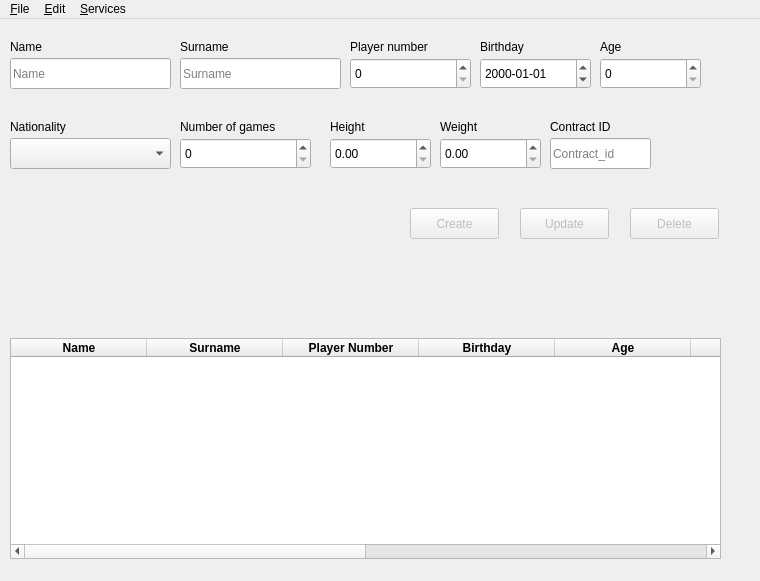
<?xml version="1.0" encoding="UTF-8"?>
<ui version="4.0">
 <class>MainWindow</class>
 <widget class="QMainWindow" name="MainWindow">
  <property name="geometry">
   <rect>
    <x>0</x>
    <y>0</y>
    <width>760</width>
    <height>581</height>
   </rect>
  </property>
  <property name="windowTitle">
   <string>MainWindow</string>
  </property>
  <property name="styleSheet">
   <string notr="true"/>
  </property>
  <widget class="QWidget" name="centralwidget">
   <widget class="QStackedWidget" name="stackedWidget">
    <property name="geometry">
     <rect>
      <x>0</x>
      <y>9</y>
      <width>741</width>
      <height>541</height>
     </rect>
    </property>
    <property name="currentIndex">
     <number>2</number>
    </property>
    <widget class="QWidget" name="home_page"/>
    <widget class="QWidget" name="clubM_page">
     <widget class="QLineEdit" name="line_name">
      <property name="geometry">
       <rect>
        <x>20</x>
        <y>20</y>
        <width>161</width>
        <height>31</height>
       </rect>
      </property>
      <property name="placeholderText">
       <string>Name</string>
      </property>
     </widget>
     <widget class="QLineEdit" name="line_surname">
      <property name="geometry">
       <rect>
        <x>190</x>
        <y>20</y>
        <width>151</width>
        <height>31</height>
       </rect>
      </property>
      <property name="placeholderText">
       <string>Surname</string>
      </property>
     </widget>
     <widget class="QDateEdit" name="dateEdit">
      <property name="geometry">
       <rect>
        <x>500</x>
        <y>20</y>
        <width>111</width>
        <height>31</height>
       </rect>
      </property>
      <property name="displayFormat">
       <string>yyyy-MM-dd</string>
      </property>
     </widget>
     <widget class="QComboBox" name="countriesBox">
      <property name="geometry">
       <rect>
        <x>350</x>
        <y>20</y>
        <width>141</width>
        <height>31</height>
       </rect>
      </property>
      <property name="currentText">
       <string/>
      </property>
     </widget>
     <widget class="QLineEdit" name="line_prestige">
      <property name="geometry">
       <rect>
        <x>620</x>
        <y>20</y>
        <width>113</width>
        <height>31</height>
       </rect>
      </property>
      <property name="placeholderText">
       <string>Prestige</string>
      </property>
     </widget>
     <widget class="QPushButton" name="createButton">
      <property name="enabled">
       <bool>false</bool>
      </property>
      <property name="geometry">
       <rect>
        <x>420</x>
        <y>80</y>
        <width>89</width>
        <height>31</height>
       </rect>
      </property>
      <property name="text">
       <string>Create</string>
      </property>
     </widget>
     <widget class="QPushButton" name="deleteButton">
      <property name="enabled">
       <bool>false</bool>
      </property>
      <property name="geometry">
       <rect>
        <x>640</x>
        <y>80</y>
        <width>89</width>
        <height>31</height>
       </rect>
      </property>
      <property name="text">
       <string>Delete</string>
      </property>
     </widget>
     <widget class="QPushButton" name="updateButton">
      <property name="enabled">
       <bool>false</bool>
      </property>
      <property name="geometry">
       <rect>
        <x>530</x>
        <y>80</y>
        <width>89</width>
        <height>31</height>
       </rect>
      </property>
      <property name="text">
       <string>Update</string>
      </property>
     </widget>
     <widget class="QTableWidget" name="ClubM_table">
      <property name="geometry">
       <rect>
        <x>40</x>
        <y>180</y>
        <width>681</width>
        <height>321</height>
       </rect>
      </property>
      <property name="sizeAdjustPolicy">
       <enum>QAbstractScrollArea::AdjustToContentsOnFirstShow</enum>
      </property>
      <property name="editTriggers">
       <set>QAbstractItemView::NoEditTriggers</set>
      </property>
      <property name="selectionBehavior">
       <enum>QAbstractItemView::SelectRows</enum>
      </property>
      <property name="showGrid">
       <bool>true</bool>
      </property>
      <property name="sortingEnabled">
       <bool>true</bool>
      </property>
      <attribute name="horizontalHeaderVisible">
       <bool>false</bool>
      </attribute>
      <attribute name="horizontalHeaderDefaultSectionSize">
       <number>136</number>
      </attribute>
      <attribute name="horizontalHeaderHighlightSections">
       <bool>true</bool>
      </attribute>
      <attribute name="verticalHeaderDefaultSectionSize">
       <number>40</number>
      </attribute>
      <column>
       <property name="text">
        <string>Name</string>
       </property>
       <property name="font">
        <font>
         <weight>75</weight>
         <bold>true</bold>
        </font>
       </property>
      </column>
      <column>
       <property name="text">
        <string>Surname</string>
       </property>
       <property name="font">
        <font>
         <weight>75</weight>
         <bold>true</bold>
        </font>
       </property>
      </column>
      <column>
       <property name="text">
        <string>Nationality</string>
       </property>
       <property name="font">
        <font>
         <weight>75</weight>
         <bold>true</bold>
        </font>
       </property>
      </column>
      <column>
       <property name="text">
        <string>Birthday</string>
       </property>
       <property name="font">
        <font>
         <weight>75</weight>
         <bold>true</bold>
        </font>
       </property>
      </column>
      <column>
       <property name="text">
        <string>Prestige</string>
       </property>
       <property name="font">
        <font>
         <weight>75</weight>
         <bold>true</bold>
        </font>
       </property>
      </column>
     </widget>
    </widget>
    <widget class="QWidget" name="coach_page">
     <widget class="QPushButton" name="createButton_2">
      <property name="enabled">
       <bool>false</bool>
      </property>
      <property name="geometry">
       <rect>
        <x>410</x>
        <y>180</y>
        <width>89</width>
        <height>31</height>
       </rect>
      </property>
      <property name="text">
       <string>Create</string>
      </property>
     </widget>
     <widget class="QPushButton" name="updateButton_2">
      <property name="enabled">
       <bool>false</bool>
      </property>
      <property name="geometry">
       <rect>
        <x>520</x>
        <y>180</y>
        <width>89</width>
        <height>31</height>
       </rect>
      </property>
      <property name="text">
       <string>Update</string>
      </property>
     </widget>
     <widget class="QPushButton" name="deleteButton_2">
      <property name="enabled">
       <bool>false</bool>
      </property>
      <property name="geometry">
       <rect>
        <x>630</x>
        <y>180</y>
        <width>89</width>
        <height>31</height>
       </rect>
      </property>
      <property name="text">
       <string>Delete</string>
      </property>
     </widget>
     <widget class="QLineEdit" name="line_name_pl">
      <property name="geometry">
       <rect>
        <x>10</x>
        <y>30</y>
        <width>161</width>
        <height>31</height>
       </rect>
      </property>
      <property name="placeholderText">
       <string>Name</string>
      </property>
     </widget>
     <widget class="QLineEdit" name="line_surname_pl">
      <property name="geometry">
       <rect>
        <x>180</x>
        <y>30</y>
        <width>161</width>
        <height>31</height>
       </rect>
      </property>
      <property name="placeholderText">
       <string>Surname</string>
      </property>
     </widget>
     <widget class="QTableWidget" name="ClubM_table_2">
      <property name="geometry">
       <rect>
        <x>10</x>
        <y>310</y>
        <width>711</width>
        <height>221</height>
       </rect>
      </property>
      <property name="sizeAdjustPolicy">
       <enum>QAbstractScrollArea::AdjustToContentsOnFirstShow</enum>
      </property>
      <property name="editTriggers">
       <set>QAbstractItemView::NoEditTriggers</set>
      </property>
      <property name="selectionBehavior">
       <enum>QAbstractItemView::SelectRows</enum>
      </property>
      <property name="showGrid">
       <bool>true</bool>
      </property>
      <property name="sortingEnabled">
       <bool>true</bool>
      </property>
      <attribute name="horizontalHeaderVisible">
       <bool>true</bool>
      </attribute>
      <attribute name="horizontalHeaderDefaultSectionSize">
       <number>136</number>
      </attribute>
      <attribute name="horizontalHeaderHighlightSections">
       <bool>true</bool>
      </attribute>
      <attribute name="verticalHeaderDefaultSectionSize">
       <number>40</number>
      </attribute>
      <column>
       <property name="text">
        <string>Name</string>
       </property>
       <property name="font">
        <font>
         <weight>75</weight>
         <bold>true</bold>
        </font>
       </property>
      </column>
      <column>
       <property name="text">
        <string>Surname</string>
       </property>
       <property name="font">
        <font>
         <weight>75</weight>
         <bold>true</bold>
        </font>
       </property>
      </column>
      <column>
       <property name="text">
        <string>Player Number</string>
       </property>
       <property name="font">
        <font>
         <weight>75</weight>
         <bold>true</bold>
        </font>
       </property>
      </column>
      <column>
       <property name="text">
        <string>Birthday</string>
       </property>
       <property name="font">
        <font>
         <weight>75</weight>
         <bold>true</bold>
        </font>
       </property>
      </column>
      <column>
       <property name="text">
        <string>Age</string>
       </property>
       <property name="font">
        <font>
         <weight>75</weight>
         <bold>true</bold>
        </font>
       </property>
      </column>
      <column>
       <property name="text">
        <string>Nationality</string>
       </property>
       <property name="font">
        <font>
         <weight>75</weight>
         <bold>true</bold>
        </font>
       </property>
      </column>
      <column>
       <property name="text">
        <string>Number of Games</string>
       </property>
       <property name="font">
        <font>
         <weight>75</weight>
         <bold>true</bold>
        </font>
       </property>
      </column>
      <column>
       <property name="text">
        <string>New Column</string>
       </property>
       <property name="font">
        <font>
         <weight>75</weight>
         <bold>true</bold>
        </font>
       </property>
      </column>
      <column>
       <property name="text">
        <string>Height</string>
       </property>
       <property name="font">
        <font>
         <weight>75</weight>
         <bold>true</bold>
        </font>
       </property>
      </column>
      <column>
       <property name="text">
        <string>Contract_id</string>
       </property>
       <property name="font">
        <font>
         <weight>75</weight>
         <bold>true</bold>
        </font>
       </property>
      </column>
     </widget>
     <widget class="QLineEdit" name="line_contractId_pl">
      <property name="geometry">
       <rect>
        <x>550</x>
        <y>110</y>
        <width>101</width>
        <height>31</height>
       </rect>
      </property>
      <property name="placeholderText">
       <string>Contract_id</string>
      </property>
     </widget>
     <widget class="QDateEdit" name="datePLayer">
      <property name="geometry">
       <rect>
        <x>480</x>
        <y>30</y>
        <width>111</width>
        <height>31</height>
       </rect>
      </property>
      <property name="displayFormat">
       <string>yyyy-MM-dd</string>
      </property>
     </widget>
     <widget class="QSpinBox" name="ageBox">
      <property name="geometry">
       <rect>
        <x>350</x>
        <y>30</y>
        <width>121</width>
        <height>31</height>
       </rect>
      </property>
     </widget>
     <widget class="QSpinBox" name="playerNumberBox">
      <property name="geometry">
       <rect>
        <x>600</x>
        <y>30</y>
        <width>101</width>
        <height>31</height>
       </rect>
      </property>
     </widget>
     <widget class="QComboBox" name="countriesBox_pl">
      <property name="geometry">
       <rect>
        <x>10</x>
        <y>110</y>
        <width>161</width>
        <height>31</height>
       </rect>
      </property>
      <property name="currentText">
       <string/>
      </property>
     </widget>
     <widget class="QDoubleSpinBox" name="heightSpinBox">
      <property name="geometry">
       <rect>
        <x>330</x>
        <y>110</y>
        <width>101</width>
        <height>31</height>
       </rect>
      </property>
     </widget>
     <widget class="QDoubleSpinBox" name="weightSpinBox">
      <property name="geometry">
       <rect>
        <x>440</x>
        <y>110</y>
        <width>101</width>
        <height>31</height>
       </rect>
      </property>
     </widget>
     <widget class="QSpinBox" name="spinBox">
      <property name="geometry">
       <rect>
        <x>180</x>
        <y>110</y>
        <width>131</width>
        <height>31</height>
       </rect>
      </property>
     </widget>
     <widget class="QLabel" name="label">
      <property name="geometry">
       <rect>
        <x>10</x>
        <y>10</y>
        <width>67</width>
        <height>17</height>
       </rect>
      </property>
      <property name="text">
       <string>Name</string>
      </property>
     </widget>
     <widget class="QLabel" name="label_2">
      <property name="geometry">
       <rect>
        <x>180</x>
        <y>10</y>
        <width>67</width>
        <height>17</height>
       </rect>
      </property>
      <property name="text">
       <string>Surname</string>
      </property>
     </widget>
     <widget class="QLabel" name="label_3">
      <property name="geometry">
       <rect>
        <x>350</x>
        <y>10</y>
        <width>111</width>
        <height>17</height>
       </rect>
      </property>
      <property name="text">
       <string>Player number</string>
      </property>
     </widget>
     <widget class="QLabel" name="label_4">
      <property name="geometry">
       <rect>
        <x>480</x>
        <y>10</y>
        <width>67</width>
        <height>17</height>
       </rect>
      </property>
      <property name="text">
       <string>Birthday</string>
      </property>
     </widget>
     <widget class="QLabel" name="label_5">
      <property name="geometry">
       <rect>
        <x>600</x>
        <y>10</y>
        <width>67</width>
        <height>17</height>
       </rect>
      </property>
      <property name="text">
       <string>Age</string>
      </property>
     </widget>
     <widget class="QLabel" name="label_6">
      <property name="geometry">
       <rect>
        <x>10</x>
        <y>90</y>
        <width>101</width>
        <height>17</height>
       </rect>
      </property>
      <property name="text">
       <string>Nationality</string>
      </property>
     </widget>
     <widget class="QLabel" name="label_7">
      <property name="geometry">
       <rect>
        <x>180</x>
        <y>90</y>
        <width>131</width>
        <height>17</height>
       </rect>
      </property>
      <property name="text">
       <string>Number of games</string>
      </property>
     </widget>
     <widget class="QLabel" name="label_8">
      <property name="geometry">
       <rect>
        <x>330</x>
        <y>90</y>
        <width>67</width>
        <height>17</height>
       </rect>
      </property>
      <property name="text">
       <string>Height</string>
      </property>
     </widget>
     <widget class="QLabel" name="label_9">
      <property name="geometry">
       <rect>
        <x>440</x>
        <y>90</y>
        <width>67</width>
        <height>17</height>
       </rect>
      </property>
      <property name="text">
       <string>Weight</string>
      </property>
     </widget>
     <widget class="QLabel" name="label_10">
      <property name="geometry">
       <rect>
        <x>550</x>
        <y>90</y>
        <width>81</width>
        <height>17</height>
       </rect>
      </property>
      <property name="text">
       <string>Contract ID</string>
      </property>
     </widget>
    </widget>
    <widget class="QWidget" name="player_page"/>
    <widget class="QWidget" name="contracts_page"/>
   </widget>
  </widget>
  <widget class="QMenuBar" name="menubar">
   <property name="geometry">
    <rect>
     <x>0</x>
     <y>0</y>
     <width>760</width>
     <height>22</height>
    </rect>
   </property>
   <widget class="QMenu" name="menuFile">
    <property name="geometry">
     <rect>
      <x>238</x>
      <y>167</y>
      <width>159</width>
      <height>150</height>
     </rect>
    </property>
    <property name="font">
     <font>
      <weight>50</weight>
      <italic>false</italic>
      <bold>false</bold>
     </font>
    </property>
    <property name="title">
     <string>&amp;File</string>
    </property>
    <addaction name="actionNew"/>
    <addaction name="actionOpen"/>
    <addaction name="actionSave"/>
    <addaction name="actionClose"/>
   </widget>
   <widget class="QMenu" name="menuEdit">
    <property name="title">
     <string>&amp;Edit</string>
    </property>
    <addaction name="actionCut"/>
    <addaction name="actionCopy"/>
    <addaction name="actionPaste"/>
    <addaction name="actionDelete"/>
   </widget>
   <widget class="QMenu" name="menuServices">
    <property name="title">
     <string>&amp;Services</string>
    </property>
    <addaction name="actionClub_info"/>
    <addaction name="actionClub_Mangment"/>
    <addaction name="actionCoaching_Stuff"/>
    <addaction name="actionPlayers_2"/>
    <addaction name="actionContracts_2"/>
   </widget>
   <addaction name="menuFile"/>
   <addaction name="menuEdit"/>
   <addaction name="menuServices"/>
  </widget>
  <action name="actionNew">
   <property name="text">
    <string>New</string>
   </property>
  </action>
  <action name="actionOpen">
   <property name="text">
    <string>Open</string>
   </property>
  </action>
  <action name="actionSave">
   <property name="text">
    <string>Save</string>
   </property>
  </action>
  <action name="actionClose">
   <property name="text">
    <string>Close</string>
   </property>
  </action>
  <action name="actionCut">
   <property name="text">
    <string>Cut</string>
   </property>
  </action>
  <action name="actionCopy">
   <property name="text">
    <string>Copy</string>
   </property>
  </action>
  <action name="actionPaste">
   <property name="text">
    <string>Paste</string>
   </property>
  </action>
  <action name="actionDelete">
   <property name="text">
    <string>Delete</string>
   </property>
  </action>
  <action name="actionClub_info">
   <property name="text">
    <string>Club info</string>
   </property>
  </action>
  <action name="actionClub_Mangment">
   <property name="text">
    <string>Club Mangment</string>
   </property>
  </action>
  <action name="actionCoaching_Stuff">
   <property name="text">
    <string>Coaching Stuff</string>
   </property>
  </action>
  <action name="actionContracts">
   <property name="text">
    <string>Contracts</string>
   </property>
  </action>
  <action name="actionContract">
   <property name="text">
    <string>Contracts</string>
   </property>
  </action>
  <action name="actionPlayers_2">
   <property name="text">
    <string>Players</string>
   </property>
  </action>
  <action name="actionContracts_2">
   <property name="text">
    <string>Contracts</string>
   </property>
  </action>
 </widget>
 <resources/>
 <connections/>
</ui>
